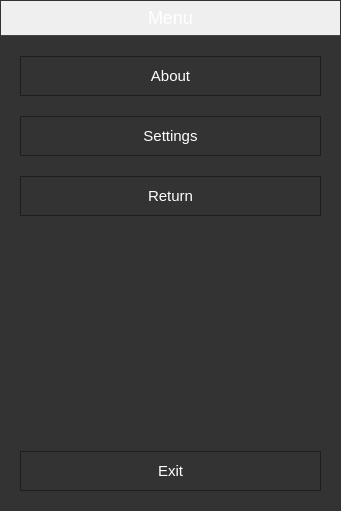
<?xml version="1.0" encoding="UTF-8"?>
<ui version="4.0">
 <class>escapeWindow</class>
 <widget class="QWidget" name="escapeWindow">
  <property name="geometry">
   <rect>
    <x>0</x>
    <y>0</y>
    <width>341</width>
    <height>511</height>
   </rect>
  </property>
  <property name="windowTitle">
   <string>Form</string>
  </property>
  <property name="styleSheet">
   <string notr="true">color: white;
font-family: &quot;Helvetica&quot;;
border: 1px solid rgb(50,50,50);</string>
  </property>
  <layout class="QGridLayout" name="escapeLayout">
   <property name="leftMargin">
    <number>0</number>
   </property>
   <property name="topMargin">
    <number>0</number>
   </property>
   <property name="rightMargin">
    <number>0</number>
   </property>
   <property name="bottomMargin">
    <number>0</number>
   </property>
   <property name="spacing">
    <number>0</number>
   </property>
   <item row="0" column="0">
    <widget class="QWidget" name="escapeTitleBarWidget" native="true">
     <property name="minimumSize">
      <size>
       <width>0</width>
       <height>36</height>
      </size>
     </property>
     <property name="maximumSize">
      <size>
       <width>16777215</width>
       <height>36</height>
      </size>
     </property>
     <property name="styleSheet">
      <string notr="true">
background: url(:/Resources/SubTitleBar.png);
border-bottom: 1px solid rgb(70,70,70);
</string>
     </property>
     <layout class="QGridLayout" name="titleBarLayout">
      <property name="leftMargin">
       <number>0</number>
      </property>
      <property name="topMargin">
       <number>0</number>
      </property>
      <property name="rightMargin">
       <number>0</number>
      </property>
      <property name="bottomMargin">
       <number>0</number>
      </property>
      <property name="spacing">
       <number>0</number>
      </property>
      <item row="0" column="0">
       <widget class="QLabel" name="escapeTitleBarLabel">
        <property name="font">
         <font>
          <family>Helvetica</family>
          <pointsize>-1</pointsize>
         </font>
        </property>
        <property name="styleSheet">
         <string notr="true">font-size: 18px;</string>
        </property>
        <property name="text">
         <string>Menu</string>
        </property>
        <property name="textFormat">
         <enum>Qt::RichText</enum>
        </property>
        <property name="scaledContents">
         <bool>false</bool>
        </property>
        <property name="alignment">
         <set>Qt::AlignCenter</set>
        </property>
       </widget>
      </item>
     </layout>
    </widget>
   </item>
   <item row="1" column="0">
    <widget class="QWidget" name="backgroundWidget" native="true">
     <property name="styleSheet">
      <string notr="true">background: rgb(51,51,51);</string>
     </property>
     <layout class="QGridLayout" name="gridLayout_2">
      <property name="leftMargin">
       <number>0</number>
      </property>
      <property name="topMargin">
       <number>0</number>
      </property>
      <property name="rightMargin">
       <number>0</number>
      </property>
      <property name="bottomMargin">
       <number>0</number>
      </property>
      <property name="spacing">
       <number>0</number>
      </property>
      <item row="0" column="0">
       <widget class="QWidget" name="optionsLayout" native="true">
        <property name="styleSheet">
         <string notr="true">QWidget{
margin: 20px;
margin-bottom: 0px;
border:none;
}
QPushButton{
border: 1px solid rgb(30,30,30);
font-size: 15px;
background: url(:/Resources/MenuButton.png)
}</string>
        </property>
        <layout class="QGridLayout" name="gridLayout_3">
         <property name="leftMargin">
          <number>0</number>
         </property>
         <property name="topMargin">
          <number>0</number>
         </property>
         <property name="rightMargin">
          <number>0</number>
         </property>
         <property name="bottomMargin">
          <number>0</number>
         </property>
         <property name="spacing">
          <number>0</number>
         </property>
         <item row="0" column="0">
          <widget class="QPushButton" name="aboutButton">
           <property name="minimumSize">
            <size>
             <width>40</width>
             <height>60</height>
            </size>
           </property>
           <property name="styleSheet">
            <string notr="true">margin-left: 20px;
margin-right: 20px;</string>
           </property>
           <property name="text">
            <string>About</string>
           </property>
          </widget>
         </item>
         <item row="1" column="0">
          <widget class="QPushButton" name="settingsButton">
           <property name="minimumSize">
            <size>
             <width>0</width>
             <height>60</height>
            </size>
           </property>
           <property name="styleSheet">
            <string notr="true">margin-left: 20px;
margin-right: 20px;</string>
           </property>
           <property name="text">
            <string>Settings</string>
           </property>
          </widget>
         </item>
         <item row="2" column="0">
          <widget class="QPushButton" name="returnButton">
           <property name="minimumSize">
            <size>
             <width>0</width>
             <height>60</height>
            </size>
           </property>
           <property name="styleSheet">
            <string notr="true">margin-left: 20px;
margin-right: 20px;</string>
           </property>
           <property name="text">
            <string>Return</string>
           </property>
          </widget>
         </item>
        </layout>
       </widget>
      </item>
      <item row="1" column="0">
       <widget class="QWidget" name="exitLayout" native="true">
        <property name="maximumSize">
         <size>
          <width>16777215</width>
          <height>16777215</height>
         </size>
        </property>
        <property name="styleSheet">
         <string notr="true">QWidget{
border:none;
margin: 20px;
}
QPushButton{
background: url(:/Resources/MenuButton.png);
border: 1px solid rgb(30,30,30);
font-size: 15px;
}</string>
        </property>
        <layout class="QGridLayout" name="gridLayout">
         <property name="leftMargin">
          <number>0</number>
         </property>
         <property name="topMargin">
          <number>0</number>
         </property>
         <property name="rightMargin">
          <number>0</number>
         </property>
         <property name="bottomMargin">
          <number>0</number>
         </property>
         <property name="spacing">
          <number>0</number>
         </property>
         <item row="1" column="0">
          <widget class="QPushButton" name="exitButton">
           <property name="minimumSize">
            <size>
             <width>0</width>
             <height>80</height>
            </size>
           </property>
           <property name="styleSheet">
            <string notr="true">margin-left: 20px;
margin-right: 20px;</string>
           </property>
           <property name="text">
            <string>Exit</string>
           </property>
          </widget>
         </item>
         <item row="0" column="0">
          <spacer name="verticalSpacer">
           <property name="orientation">
            <enum>Qt::Vertical</enum>
           </property>
           <property name="sizeHint" stdset="0">
            <size>
             <width>20</width>
             <height>40</height>
            </size>
           </property>
          </spacer>
         </item>
        </layout>
       </widget>
      </item>
     </layout>
    </widget>
   </item>
  </layout>
 </widget>
 <resources/>
 <connections/>
</ui>
